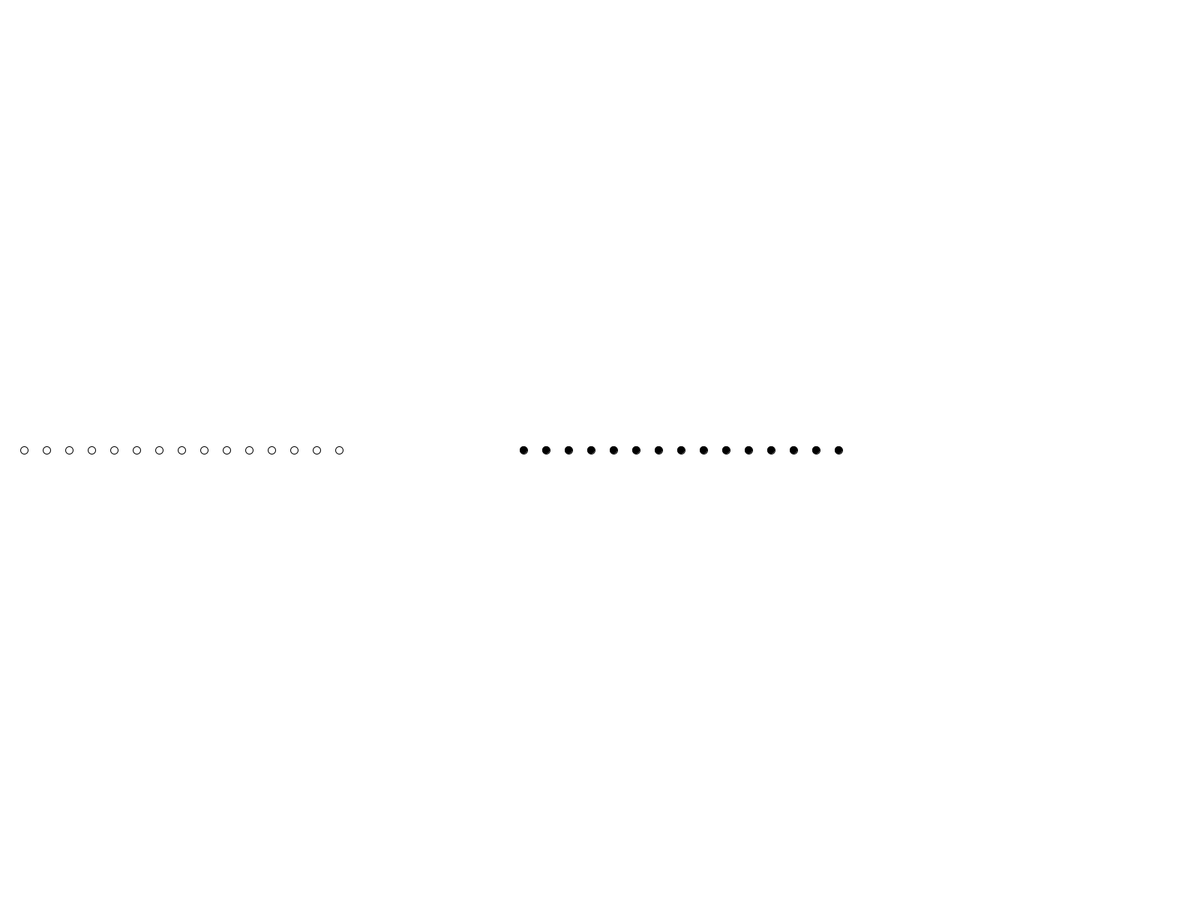
Frame 1 (no input)
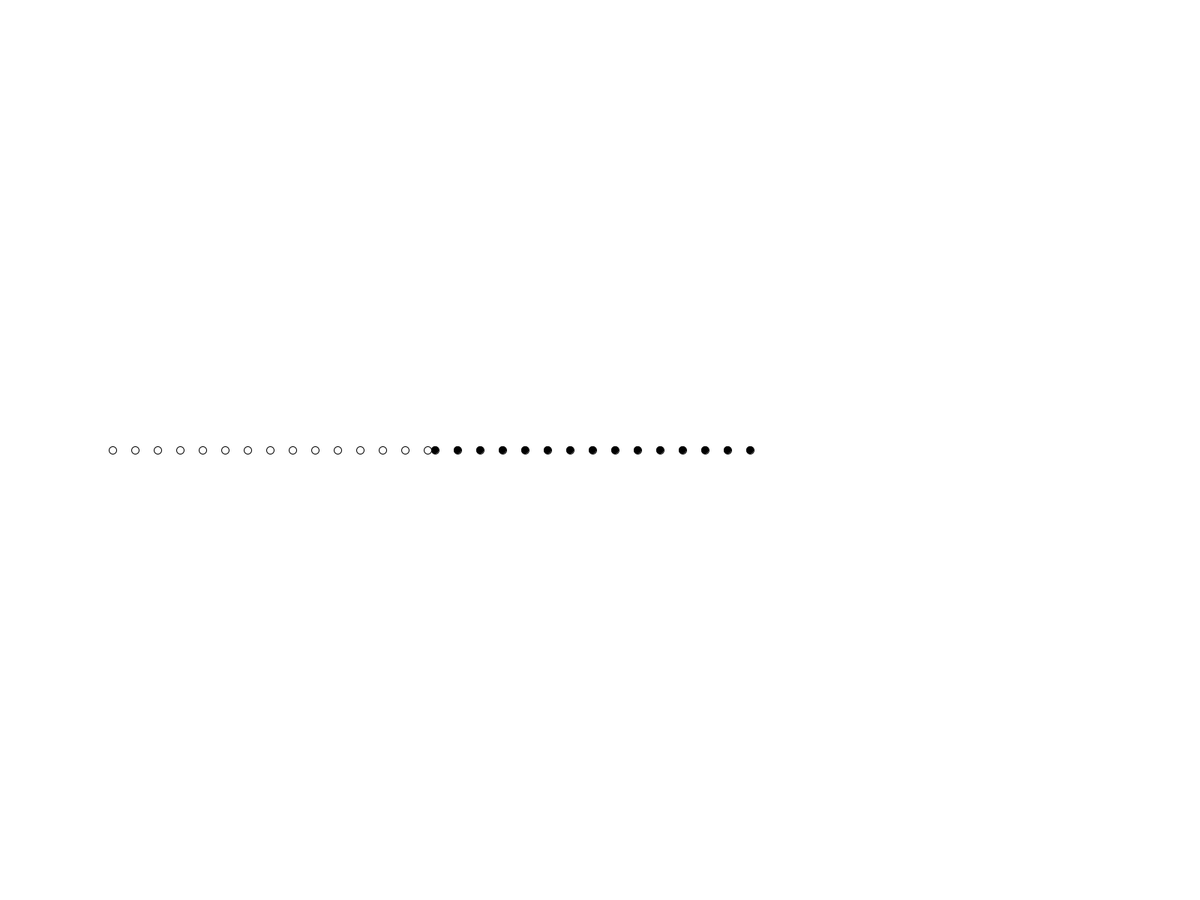
Frame 60 (the mouse pressed at the canvas centre just before this capture)
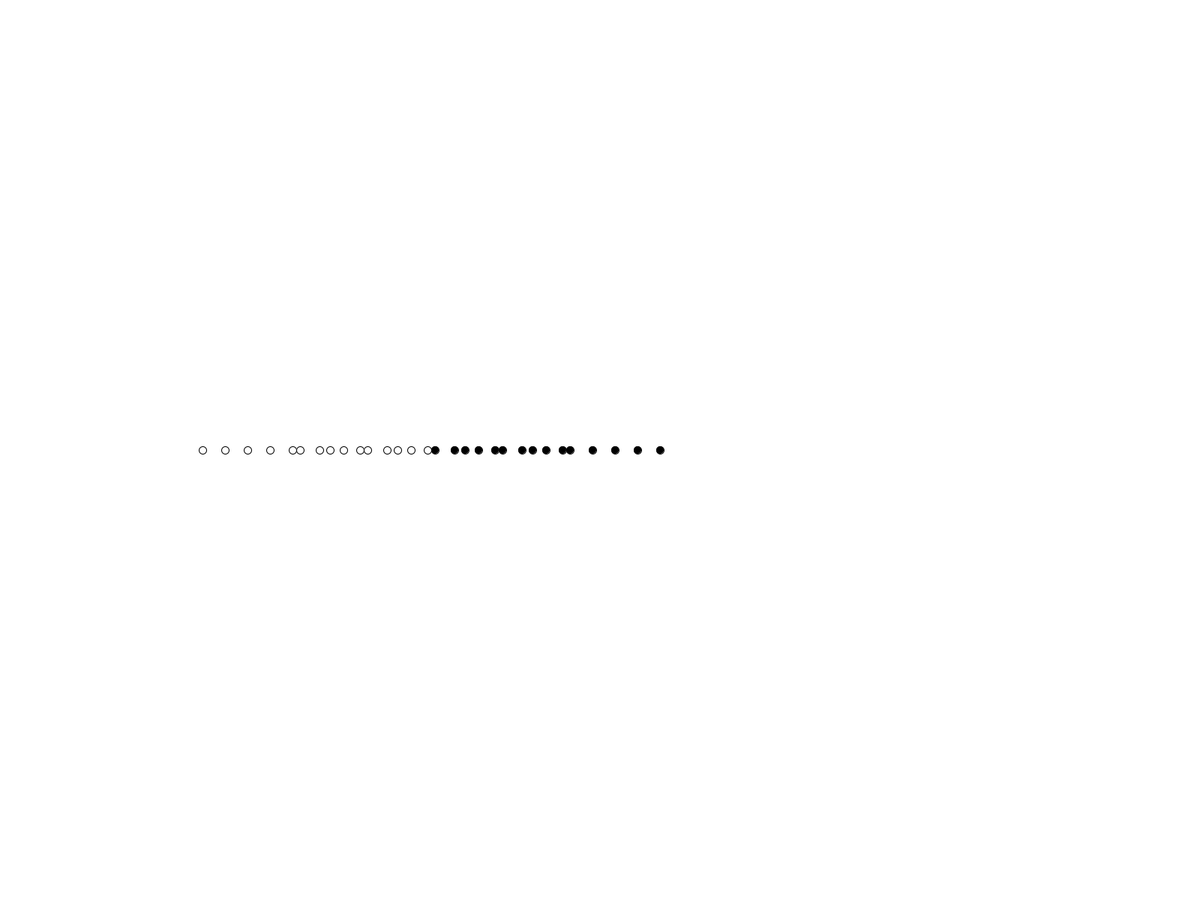
Frame 120 (the mouse held since frame 60 and released just before this capture)

The Processing sketch that drew these frames (run headless with seeded random() and noise(); from frame 60 on, the mouse is pressed at the canvas centre):

// Processing sketch: Problem_22_IA
// ── Problem_22_IA.pde
int num = 30;
int collisions = 0;

Ball b[] = new Ball[2*num];

void setup()
{
  fullScreen();

  for (int i = 0; i < num; i++)
  {
    if (i < num/2)
    {
      b[i] = new Ball(30 + i*30, 2, color(255));
    } else
    {
      b[i] = new Ball(width - (30 + i*30), -2, color(0));
    }
  }
}

void draw()
{
  background(255);
  
  for (int i = 0; i < num; i++)
  {
    b[i].update();

    for (int j = 0; j < num; j++)
    {
      if (i != j)
      {
        if (b[i].checkCollision(b[j]))
        {
          collisions++;
        }
      }
    }
  }
  
  println(collisions);
}
// ── ball.pde
class Ball
{
  float pos;
  float vel;
  float r = 10;
  color col;

  Ball(float p, float v, color c)
  {
    pos = p;
    vel = v;
    col = c;
  }

  void display()
  {
    fill(col);
    ellipse(pos, height/2, r, r);
  }

  void move()
  {
    pos += vel;
  }

  void update()
  {
    move();
    display();
  }

  boolean checkCollision(Ball b)
  {
    if (abs(pos - b.pos) < r)
    {
      vel *= -1;
      b.vel *= -1;

      return true;
    }
    return false;
  }
}
